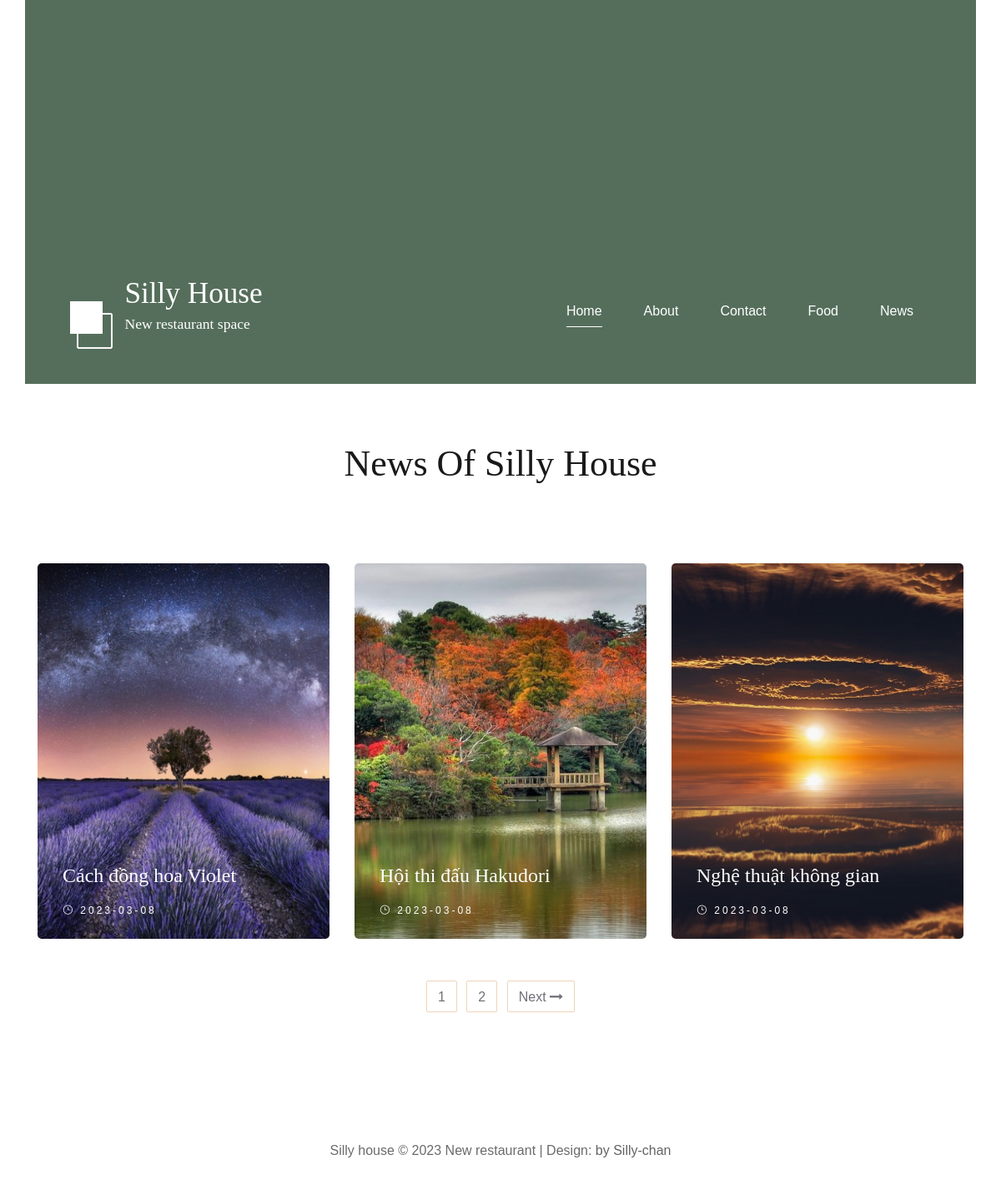
Screenshot of /index.php?controller=news with the database file from the repository.
### tables this page shows
CREATE TABLE `news` (
  `id` int(11) NOT NULL,
  `name` varchar(200) NOT NULL,
  `picture` varchar(200) NOT NULL,
  `publisheddate` date NOT NULL,
  `description` text NOT NULL,
  `categoryid` int(11) NOT NULL
);

### controllers/news_controller.php (called while the page is built, shortened)
<?php
require_once('models/news.php');
class NewsController extends BaseController
{
  public function index()
  {
    $roomsPerPage = 3;
    $page =1;
    $start = ($page-1)*$roomsPerPage;
    $end= $page*$roomsPerPage;
    $news= News::all();
    $totalnews= count($news);
    $totalPages= $totalnews/$roomsPerPage;
    if(intval($totalPages)!= $totalPages)
        $totalPages=intval($totalPages)+1;
    $data = array(
      'news'=> $news,
      'start'=>$start,
      'end'=> $end,
      'totalPage'=>$totalPages
    );
    $this->render('index', $data);
  }
}
?>

### routes.php (called while the page is built, shortened)
<?php
$controller = new $klass;
$controller->$action();
?>

### index.php (called while the page is built, shortened)
<?php
require_once('routes.php');
?>

### models/news.php (called while the page is built, shortened)
<?php
class News
{
  static function all()
  {
    $list = [];
    $db = DB::getInstance();
    $req = $db->query('SELECT * FROM news');
    foreach ($req->fetchAll() as $item) {
      $r = new News();
      $r->id=$item['id'];
      $r->name = $item['name'];
      $r->picture=$item['picture'];
      $r->description=$item['description'];
      $r->publisheddate=$item['publisheddate'];
      $r->categoryid=$item['categoryid'];
      $list[] = $r;
    }
    return $list;
  }
}

### views/news/index.php (the view, shortened to what this page needs)
<div class="breadcrumb-section">
    <div class="container">
        <div class="row">
            <div class="col-lg-12">
                <div class="breadcrumb-text">
                    <h2>News Of Silly House</h2>
                </div>
            </div>
        </div>
    </div>
</div>
<section class="blog-section blog-page spad">
    <div class="container">
        <div class="row">
            <?php
                for($i=$start;$i<$end;$i++){
            ?>
            <div class="col-lg-4 col-md-6">
                <div class="blog-item set-bg" data-setbg="assets/img/blog/<?= $news[$i]->picture?>">
                    <div class="bi-text">
                        <h4><a href="index.php?controller=news&action=details&id=<?= $news[$i]->id?>"><?= $news[$i]->name?></a></h4>
                        <div class="b-time"><i class="icon_clock_alt"></i> <?= $news[$i]->publisheddate?></div>
                    </div>
                </div>
            </div>
            <?php
            }
            ?>
            <div class="col-lg-12">
                <div class="room-pagination">
                <?php
                for($j=1;$j<=$totalPage;$j++)
                {
                ?>
                <a href="index.php?controller=news&page=<?=$j?>"><?= $j?></a>
                <?php
                }
                ?>
                    <a href="#">Next <i class="fa fa-long-arrow-right"></i></a>
                </div>
            </div>
        </div>
    </div>
</section>

### assets/css/templatemo-style.css (style rules this page uses)
ul, nav, body, h1, h2, h4, h6, p, figure { margin: 0; padding: 0; }
a, button { transition: all 0.3s ease; }
html { box-sizing: border-box; -ms-overflow-style: scrollbar; }
*, *::before, *::after { box-sizing: inherit; }
.container { width: 100%; max-width: 1200px; margin-right: auto; margin-left: auto; }
.row { display: -ms-flexbox; display: flex; -ms-flex-wrap: wrap; flex-wrap: wrap; margin-left: -15px; margin-right: -15px; }
.col-lg-3, .col-lg-4, .col-lg-6, .col-md-4, .col-md-6, .col-sm-6, .col-12 { position: relative; width: 100%; padding-right: 15px; padding-left: 15px; }
@media (min-width: 768px) { .col-md-6 { -ms-flex: 0 0 50%; flex: 0 0 50%; max-width: 50%; } }
@media (min-width: 992px) { .col-lg-4 { -ms-flex: 0 0 33.333333%; flex: 0 0 33.333333%; max-width: 33.333333%; } }
body { font-family: 'Open Sans', Arial, sans-serif; font-size: 17px; background-color: #ccc; overflow-x: hidden; }
.container { background-color: white; }

### assets/css/style.css (style rules this page uses)
html, body { height: 100%; font-family: "Cabin", sans-serif; -webkit-font-smoothing: antialiased; font-smoothing: antialiased; }
h1, h2, h3, h4, h5, h6 { margin: 0; color: #111111; font-weight: 400; font-family: "Lora", serif; }
h2 { font-size: 36px; }
h4 { font-size: 24px; }
.set-bg { background-repeat: no-repeat; background-size: cover; background-position: top center; }
.spad { padding-top: 100px; padding-bottom: 100px; }
.blog-section { padding-bottom: 70px; }
.breadcrumb-section { padding-top: 70px; padding-bottom: 80px; }
.breadcrumb-text { text-align: center; }
.breadcrumb-text h2 { font-size: 44px; color: #19191a; margin-bottom: 12px; }
.room-pagination { text-align: center; padding-top: 20px; }
.room-pagination a { font-size: 16px; color: #707079; border: 1px solid #EFD4B9; border-radius: 2px; padding: 7px 13px 5px; margin-right: 7px; display: inline-block; -webkit-transition: all 0.3s; -o-transition: all 0.3s; transition: all 0.3s; }
.room-pagination a:last-child { margin-right: 0; }
.blog-section.blog-page { padding-top: 0; padding-bottom: 88px; }
.blog-item { height: 450px; position: relative; margin-bottom: 30px; border-radius: 5px; }
.blog-item .bi-text { position: absolute; left: 0; bottom: 25px; width: 100%; padding-left: 30px; padding-right: 30px; }
.blog-item .bi-text h4 { margin-top: 18px; margin-bottom: 18px; }
.blog-item .bi-text h4 a { color: #ffffff; }
.blog-item .bi-text .b-time { font-size: 12px; color: #ffffff; text-transform: uppercase; letter-spacing: 3px; }
@media only screen and (min-width: 1200px) { .container { max-width: 1170px; } }

### rows the page displays
news: shows a picture, name "Cách đồng hoa Violet", publisheddate "2023-03-08"
news: shows a picture, name "Hội thi đấu Hakudori", publisheddate "2023-03-08"
news: shows a picture, name "Nghệ thuật không gian", publisheddate "2023-03-08"
